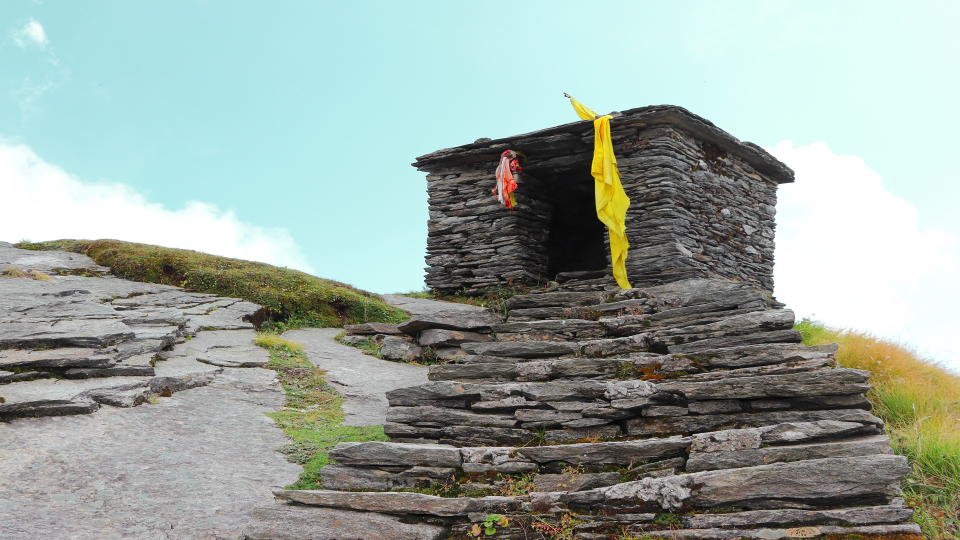
//> input picture HLS_Use_Model/Standalone_HLS_AXI_Example/testcase55.jpg, 1920 x 1080 px (shown at 1/2 size)
$ ./host ../../../../../../HLS_Use_Model/Standalone_HLS_AXI_Example/testcase55.jpg ../../../../../../HLS_Use_Model/Standalone_HLS_AXI_Example/testcase55.jpg 100 100 3   (built with g++ and OpenCV 4)
//> lines starting //> are read from the running program, lines starting //| are printed output that depends on the picture
// [16 lines of licence text are left out]

#define PROFILE

#include <adf/adf_api/XRTConfig.h>
#include <chrono>
#include <cmath>
#include <common/xf_aie_sw_utils.hpp>
#include <common/xfcvDataMovers.h>
#include <fstream>
#include <sstream>
#include <stdint.h>
#include <stdio.h>
#include <stdlib.h>
#include <string.h>
#include <vector>
#include <xrt/experimental/xrt_aie.h>
#include <xrt/experimental/xrt_graph.h>
#include <xrt/experimental/xrt_kernel.h>

#include "config.h"

/*
 ******************************************************************************
 * Top level executable
 ******************************************************************************
 */
void opencv_ref(cv::Mat src, cv::Mat dst) {
    cv::transpose(src, dst);
    return;
}

int main(int argc, char** argv) {
    try {
        if (argc < 3) {
            std::stringstream errorMessage;
            errorMessage << argv[0] << " <xclbin> <inputImage> [width] [height] [iterations]";
            std::cerr << errorMessage.str();
            throw std::invalid_argument(errorMessage.str());
        }
        const char* xclBinName = argv[1];
        //////////////////////////////////////////
        // Read image from file and resize
        //////////////////////////////////////////
        cv::Mat srcImageR;
        srcImageR = cv::imread(argv[2], 0);
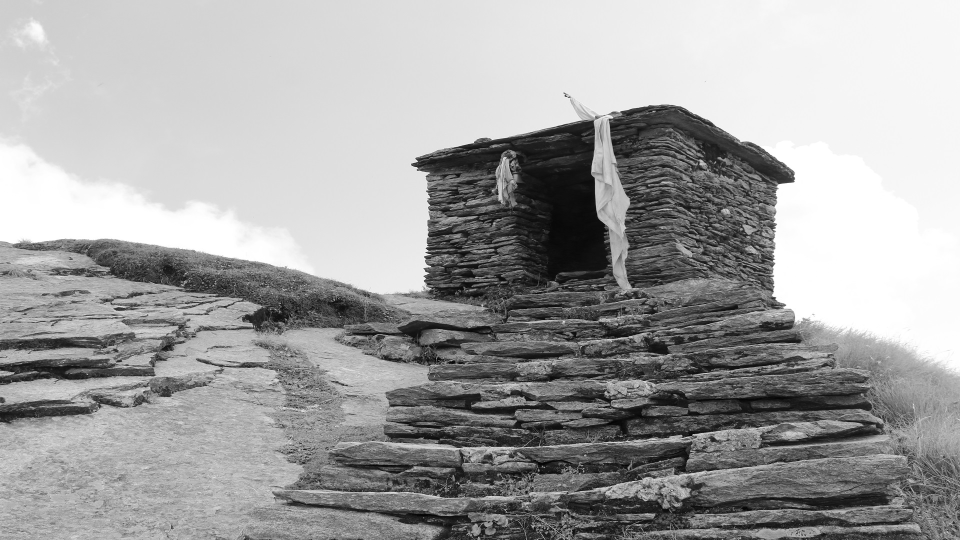
//> srcImageR: 1080 rows x 1920 cols, CV_8UC1 (shown at 1/2 size); min 0, max 255, mean 162.1

        int width = srcImageR.cols;
//> width = 1920
        if (argc >= 4) width = atoi(argv[3]);
//> width = 100
        int height = srcImageR.rows;
//> height = 1080
        if (argc >= 5) height = atoi(argv[4]);
//> height = 100

        int iterations = 1;
        if (argc >= 6) iterations = atoi(argv[5]);
//> iterations = 3

        if ((width != srcImageR.cols) || (height != srcImageR.rows))
            cv::resize(srcImageR, srcImageR, cv::Size(width, height));
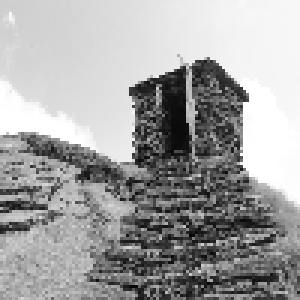
//> srcImageR: 100 rows x 100 cols, CV_8UC1 (shown 3 times larger); min 3, max 255, mean 162

        std::cout << "Image size" << std::endl;
        std::cout << srcImageR.cols << std::endl;
//| 100
        std::cout << srcImageR.rows << std::endl;
//| 100
        std::cout << srcImageR.elemSize() << std::endl;
//| 1
        std::cout << srcImageR.type() << std::endl;
//| 0
        std::cout << "Image size (end)" << std::endl;
        int op_width = srcImageR.rows;
//> op_width = 100
        int op_height = srcImageR.cols;
//> op_height = 100

        //////////////////////////////////////////
        // Run opencv reference test (filter2D design)
        //////////////////////////////////////////
        cv::Mat dstRefImage(op_height, op_width, srcImageR.type());
        opencv_ref(srcImageR, dstRefImage);
//> in opencv_ref, `cv::transpose(src, dst);`:
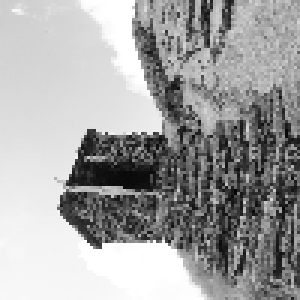
//> dst: 100 rows x 100 cols, CV_8UC1 (shown 3 times larger); min 3, max 255, mean 162

        // Initializa device
        xF::deviceInit(xclBinName);
//> (this line was passed over: xF is not available in this run)

        // Load image
        std::vector<uint8_t> srcData;
        srcData.assign(srcImageR.data, (srcImageR.data + srcImageR.total()));
//> srcData = 10000 values, max 255 at index 2681, min 3 at index 7863, mean 162
        cv::Mat src(srcImageR.rows, srcImageR.cols, CV_8UC1, (void*)srcData.data());

        std::vector<uint8_t> dstData;
        dstData.assign(op_height * op_width, 0);
//> dstData = 10000 values from 0 to 0
        cv::Mat dst(op_height, op_width, CV_8UC1, (void*)dstData.data());

//> (the run ends here: the program needs code that is not available in this run, at `xF::xfcvDataMovers<xF::TILER, uint8_t, TILE_HEIGHT, TILE_WIDTH, 16, 1,..`)
